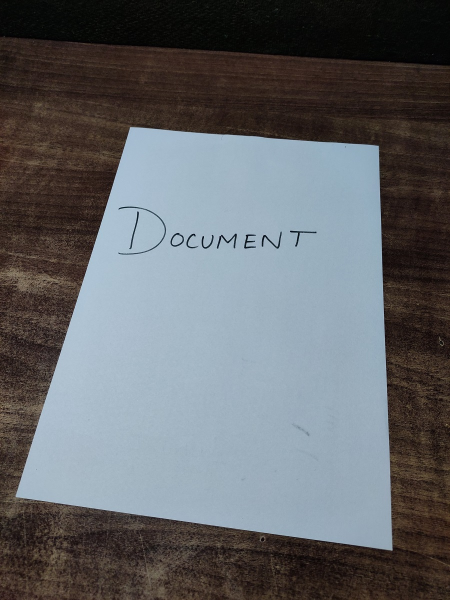
//> input picture resources/three.jpg, 900 x 1200 px (shown at 1/2 size)
$ ./Project_Document_Scanner   (built with g++ and OpenCV 4)
//> lines starting //> are read from the running program, lines starting //| are printed output that depends on the picture; after the words box and inside, x2 and y2 are one past the last pixel; in counts of white or black regions, pixels touching at a corner belong together
#include <opencv2/imgcodecs.hpp>
#include <opencv2/highgui.hpp>
#include <opencv2/imgproc.hpp>
#include <iostream>
#include <conio.h>

using namespace std;
using namespace cv;

///		Project 2 Document Scanner 		///


Mat img, imgGrayscale, imgCannyEdge, imgGaussblur, imgdil, imgTreshold, matrix, imgwarp, img_final;
vector<Point> initialpoints, docpoints;
float w = 420, h = 596;

//	PREPROCESSING
Mat preprocessing(Mat img_input)
{

		cvtColor(img_input, imgGrayscale, COLOR_BGR2GRAY);
		GaussianBlur(imgGrayscale, imgGaussblur, Size(3, 3), 3, 3);
		Canny(imgGaussblur, imgCannyEdge, 122, 231);
		//Canny(imgGaussblur, imgCannyEdge, 527, 184);
		Mat kernel = getStructuringElement(MORPH_RECT, Size(2, 2));
		dilate(imgCannyEdge, imgdil, kernel);

		return imgdil;

}

// GET CONTOURS THE BIGGEST RECTANGLE

vector<Point> getcontours(Mat image)
{
	vector<vector<Point>> contours;
	vector<Vec4i> hierarchy;
	findContours(image, contours, hierarchy, RETR_EXTERNAL, CHAIN_APPROX_SIMPLE);

	vector<vector<Point>> conpoly(contours.size());

	vector<Point> bigger;
	int maxArea=0;

	for (int i = 0; i < contours.size(); i++)		//this is used to not detect the noise in the image
	{
		int area = contourArea(contours[i]);

		if (area >= 1000)
		{

			float peri = arcLength(contours[i], true);		//for counting the number of curves or points
			approxPolyDP(contours[i], conpoly[i], 0.02 * peri, true);

			if (area > maxArea && conpoly[i].size() == 4)
			{
				//drawContours(img, conpoly, i, Scalar(0, 0, 255), 3);
				bigger = { conpoly[i][0] , conpoly[i][1], conpoly[i][2], conpoly[i][3] };
				maxArea = area;
			}

			//drawContours(img, conpoly, i, Scalar(0, 0, 255), 3);

		}
	}
	return bigger;
}

void drawpoints(vector<Point> points, Scalar Color)
{
	for (int i = 0; i < points.size(); i++)
	{
		circle(img, points[i], 5, Color, FILLED);
		putText(img, to_string(i), points[i], FONT_HERSHEY_DUPLEX, 1, Color, 3);
	}
}

vector<Point> reorder(vector<Point> points)
{
	vector<Point> newpoints;
	vector<int> sumPoints, subPoints;

	for (int i = 0; i < 4; i++)
	{
		sumPoints.push_back(points[i].x + points[i].y);
		subPoints.push_back(points[i].x - points[i].y);
	}
	newpoints.push_back(points[min_element(sumPoints.begin(), sumPoints.end()) - sumPoints.begin()]);
	newpoints.push_back(points[max_element(subPoints.begin(), subPoints.end()) - subPoints.begin()]);
	newpoints.push_back(points[min_element(subPoints.begin(), subPoints.end()) - subPoints.begin()]);
	newpoints.push_back(points[max_element(sumPoints.begin(), sumPoints.end()) - sumPoints.begin()]);

	return newpoints;
}


Mat warping(Mat img, vector<Point> point, float w, float h)
{
	Point2f src[4] = { point[0], point[1] ,point[2], point[3] };
	Point2f dist[4] = { { 0.0f,0.0f }, { w,0.0f }, { 0.0f,h }, { w,h } };

	matrix = getPerspectiveTransform(src, dist);
	warpPerspective(img, imgwarp, matrix, Point(w, h));
	return imgwarp;
}


void main()
{
	string path = "resources/three.jpg";
	img = imread(path);
//> img is the input picture: 1200 rows x 900 cols, CV_8UC3; mean B, G, R 104.8, 101.4, 98.8

	resize(img, img, Size(), 0.5, 0.5);
//> img: 600 rows x 450 cols, CV_8UC3


	//Preprocessing
	imgTreshold = preprocessing(img);
//> in preprocessing, `cvtColor(img_input, imgGrayscale, COLOR_BGR2GRAY);`:
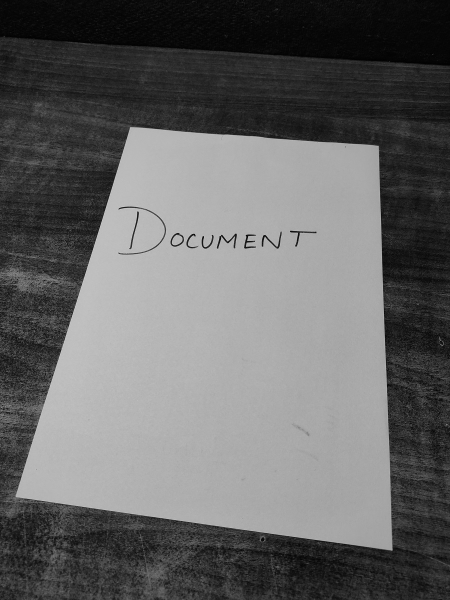
//> imgGrayscale: 600 rows x 450 cols, CV_8UC1; min 1, max 200, mean 101.1
//> in preprocessing, `Canny(imgGaussblur, imgCannyEdge, 122, 231);`:
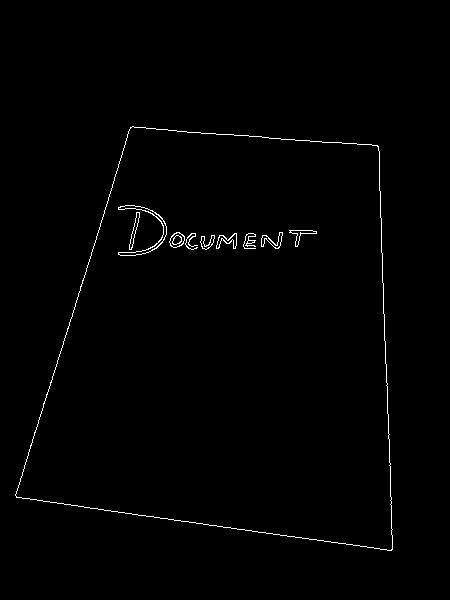
//> imgCannyEdge: 600 rows x 450 cols, CV_8UC1; 0.86% white in thin lines or dots, all inside (x1, y1, x2, y2) = (15, 126, 393, 551)
//> in preprocessing, `dilate(imgCannyEdge, imgdil, kernel);`:
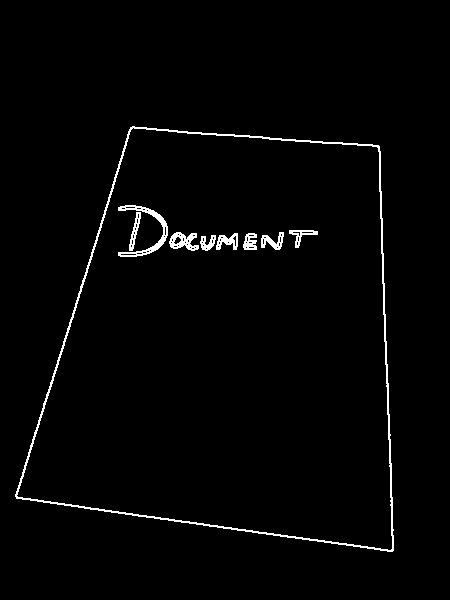
//> imgdil: 600 rows x 450 cols, CV_8UC1; 1.8% white in thin lines or dots, all inside (x1, y1, x2, y2) = (15, 126, 394, 552)

	////GetContours
	initialpoints = getcontours(imgTreshold);
//> in getcontours, `findContours(image, contours, hierarchy, RETR_EXTERNAL, CHAIN_APPROX_S..`: contours = 1 contour; box (x1, y1, x2, y2) and area: (15, 126, 394, 552) 123744
//> in getcontours, `vector<vector<Point>> conpoly(contours.size());`: conpoly = 1 empty contours
//> the loop in getcontours, `for (int i = 0; i < contours.size(); i++)` made 1 pass
//> (area, peri, maxArea) on pass 1: (123743, 1487.6, 123743)
//> after the loop in getcontours, `for (int i = 0; i < contours.size(); i++)`: maxArea = 123743
//> initialpoints = 4 Points (x, y): [130, 127], [16, 498], [392, 551], [379, 146]
	//drawpoints(initialpoints, Scalar(0, 0, 255));
	docpoints = reorder(initialpoints);
//> in reorder, `newpoints.push_back(points[min_element(sumPoints.begin(), sumPoints.en..`: newpoints = 1 Point (x, y): [130, 127]
//> in reorder, `newpoints.push_back(points[max_element(subPoints.begin(), subPoints.en..`: newpoints = 2 Points (x, y): [130, 127], [379, 146]
//> in reorder, `newpoints.push_back(points[min_element(subPoints.begin(), subPoints.en..`: newpoints = 3 Points (x, y): [130, 127], [379, 146], [16, 498]
//> in reorder, `newpoints.push_back(points[max_element(sumPoints.begin(), sumPoints.en..`: newpoints = 4 Points (x, y): [130, 127], [379, 146], [16, 498], [392, 551]
//> docpoints has the same summary as newpoints in reorder


	////Warp
	img_final = warping(img, docpoints, w, h);
//> in warping, `Point2f src[4] = { point[0], point[1] ,point[2], point[3] };`: src has the same summary as newpoints in reorder
//> in warping, `matrix = getPerspectiveTransform(src, dist);`: matrix = [[2.1, 0.646, -355.5], [-0.221, 2.9, -339.3], [7.52e-05, 0.0017, 1]]
//> in warping, `warpPerspective(img, imgwarp, matrix, Point(w, h));`:
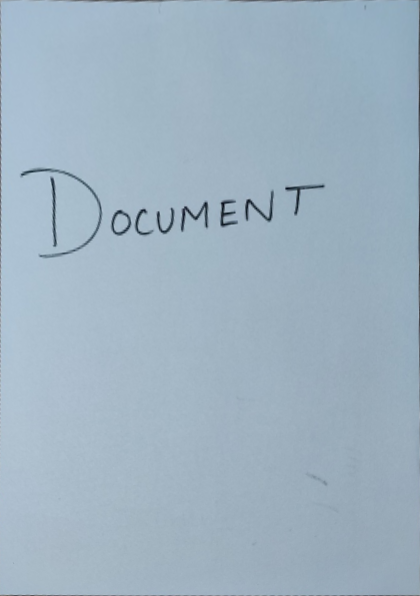
//> imgwarp: 596 rows x 420 cols, CV_8UC3; mean B, G, R 193.8, 178.9, 159.2
	drawpoints(docpoints, Scalar(255, 0, 255));
//> the loop in drawpoints, `for (int i = 0; i < points.size(); i++)` made 4 passes
//> pass 1, in drawpoints, `putText(img, to_string(i), points[i], FONT_HERSHEY_DUPLEX, 1, Color, 3);`:
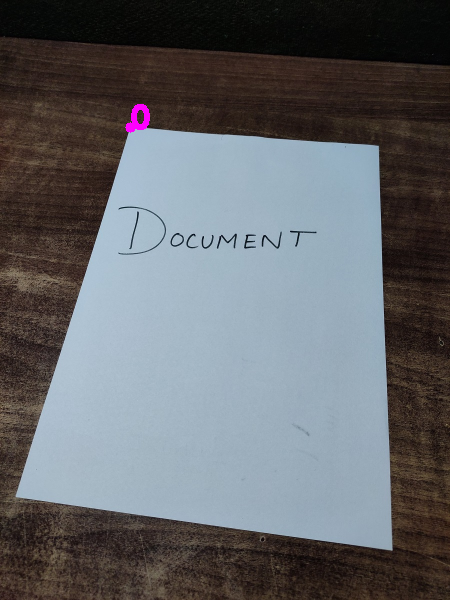
//> img: 600 rows x 450 cols, CV_8UC3; mean B, G, R 105.2, 101.5, 99.2
//> after the loop in drawpoints, `for (int i = 0; i < points.size(); i++)`:
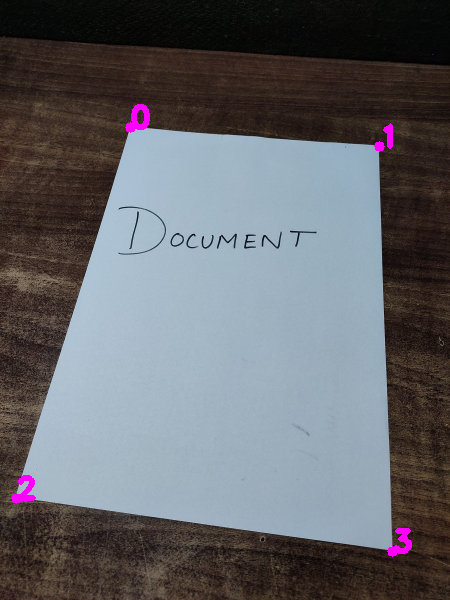
//> img: 600 rows x 450 cols, CV_8UC3; mean B, G, R 105.8, 101.2, 99.8

	////crop
	int cropVal = 10;
	Rect roi(cropVal, cropVal, w - (2 * cropVal), h - (2 * cropVal));
//> roi = Rect(10, 10, 400, 576)
	Mat imgcrop = img_final(roi);
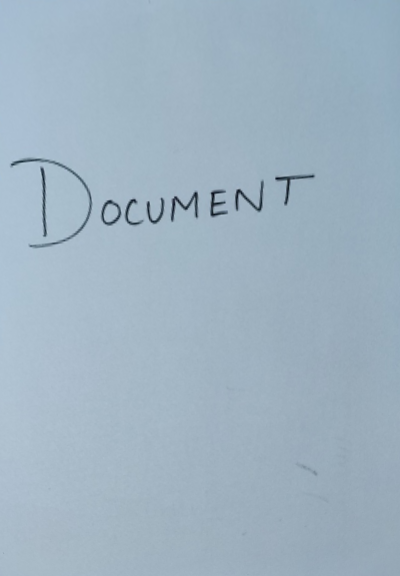
//> imgcrop: 576 rows x 400 cols, CV_8UC3; mean B, G, R 194.1, 179.3, 159.5


	imshow("Image Original", img);
	imshow("Image marked", imgdil);
	imshow("Image final", imgwarp);
	imshow("Image cropped", imgcrop);
	waitKey(0);
}
